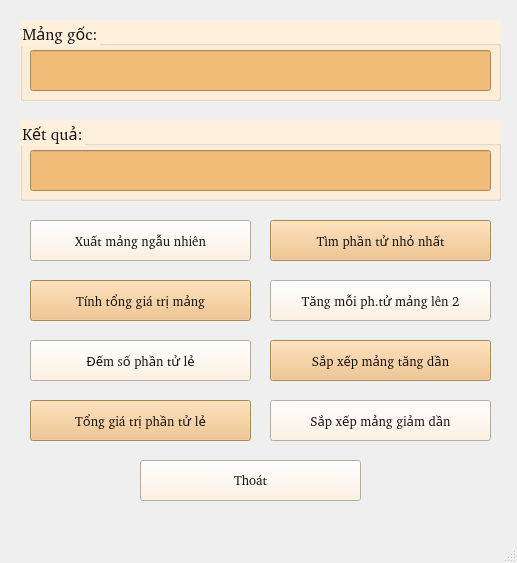
<?xml version="1.0" encoding="UTF-8"?>
<ui version="4.0">
 <class>MainWindow</class>
 <widget class="QMainWindow" name="MainWindow">
  <property name="geometry">
   <rect>
    <x>0</x>
    <y>0</y>
    <width>517</width>
    <height>563</height>
   </rect>
  </property>
  <property name="windowTitle">
   <string>Lâm Thuỳ Dung</string>
  </property>
  <property name="windowIcon">
   <iconset>
    <normaloff>../images/ic_array.png</normaloff>../images/ic_array.png</iconset>
  </property>
  <widget class="QWidget" name="centralwidget">
   <widget class="QGroupBox" name="groupBox">
    <property name="geometry">
     <rect>
      <x>20</x>
      <y>20</y>
      <width>481</width>
      <height>81</height>
     </rect>
    </property>
    <property name="font">
     <font>
      <family>#9Slide03 Arima Madurai ExtraBo</family>
      <pointsize>12</pointsize>
     </font>
    </property>
    <property name="styleSheet">
     <string notr="true">background: rgb(255, 240, 220);
color: rgb(19, 16, 16);</string>
    </property>
    <property name="title">
     <string>Mảng gốc:</string>
    </property>
    <widget class="QLineEdit" name="lineEditMangGoc">
     <property name="geometry">
      <rect>
       <x>10</x>
       <y>30</y>
       <width>461</width>
       <height>41</height>
      </rect>
     </property>
     <property name="font">
      <font>
       <family>#9Slide03 Arima Madurai ExtraBo</family>
       <pointsize>10</pointsize>
      </font>
     </property>
     <property name="styleSheet">
      <string notr="true">background: rgb(240, 187, 120);
color: rgb(19, 16, 16);</string>
     </property>
    </widget>
   </widget>
   <widget class="QGroupBox" name="groupBox_2">
    <property name="geometry">
     <rect>
      <x>20</x>
      <y>120</y>
      <width>481</width>
      <height>81</height>
     </rect>
    </property>
    <property name="font">
     <font>
      <family>#9Slide03 Arima Madurai ExtraBo</family>
      <pointsize>12</pointsize>
     </font>
    </property>
    <property name="styleSheet">
     <string notr="true">background: rgb(255, 240, 220);
color: rgb(19, 16, 16);</string>
    </property>
    <property name="title">
     <string>Kết quả:</string>
    </property>
    <widget class="QLineEdit" name="lineEditKetQua">
     <property name="enabled">
      <bool>false</bool>
     </property>
     <property name="geometry">
      <rect>
       <x>10</x>
       <y>30</y>
       <width>461</width>
       <height>41</height>
      </rect>
     </property>
     <property name="font">
      <font>
       <family>#9Slide03 Arima Madurai ExtraBo</family>
       <pointsize>10</pointsize>
      </font>
     </property>
     <property name="styleSheet">
      <string notr="true">background: rgb(240, 187, 120);
color: rgb(19, 16, 16);</string>
     </property>
    </widget>
   </widget>
   <widget class="QPushButton" name="pushButtonXuatMangNgauNhien">
    <property name="geometry">
     <rect>
      <x>30</x>
      <y>220</y>
      <width>221</width>
      <height>41</height>
     </rect>
    </property>
    <property name="font">
     <font>
      <family>#9Slide03 Arima Madurai ExtraBo</family>
      <pointsize>10</pointsize>
     </font>
    </property>
    <property name="styleSheet">
     <string notr="true">background: rgb(255, 240, 220);
color: rgb(19, 16, 16);</string>
    </property>
    <property name="text">
     <string>Xuất mảng ngẫu nhiên</string>
    </property>
   </widget>
   <widget class="QPushButton" name="pushButtonTimPTNhoNhat">
    <property name="geometry">
     <rect>
      <x>270</x>
      <y>220</y>
      <width>221</width>
      <height>41</height>
     </rect>
    </property>
    <property name="font">
     <font>
      <family>#9Slide03 Arima Madurai ExtraBo</family>
      <pointsize>10</pointsize>
     </font>
    </property>
    <property name="styleSheet">
     <string notr="true">background: rgb(240, 187, 120);
color: rgb(19, 16, 16);</string>
    </property>
    <property name="text">
     <string>Tìm phần tử nhỏ nhất</string>
    </property>
   </widget>
   <widget class="QPushButton" name="pushButtonTinhTongMang">
    <property name="geometry">
     <rect>
      <x>30</x>
      <y>280</y>
      <width>221</width>
      <height>41</height>
     </rect>
    </property>
    <property name="font">
     <font>
      <family>#9Slide03 Arima Madurai ExtraBo</family>
      <pointsize>10</pointsize>
     </font>
    </property>
    <property name="styleSheet">
     <string notr="true">background: rgb(240, 187, 120);
color: rgb(19, 16, 16);</string>
    </property>
    <property name="text">
     <string>Tính tổng giá trị mảng</string>
    </property>
   </widget>
   <widget class="QPushButton" name="pushButtonTangPT2">
    <property name="geometry">
     <rect>
      <x>270</x>
      <y>280</y>
      <width>221</width>
      <height>41</height>
     </rect>
    </property>
    <property name="font">
     <font>
      <family>#9Slide03 Arima Madurai ExtraBo</family>
      <pointsize>10</pointsize>
     </font>
    </property>
    <property name="styleSheet">
     <string notr="true">background: rgb(255, 240, 220);
color: rgb(19, 16, 16);</string>
    </property>
    <property name="text">
     <string>Tăng mỗi ph.tử mảng lên 2</string>
    </property>
   </widget>
   <widget class="QPushButton" name="pushButtonSXMangGiamDan">
    <property name="geometry">
     <rect>
      <x>270</x>
      <y>400</y>
      <width>221</width>
      <height>41</height>
     </rect>
    </property>
    <property name="font">
     <font>
      <family>#9Slide03 Arima Madurai ExtraBo</family>
      <pointsize>10</pointsize>
     </font>
    </property>
    <property name="styleSheet">
     <string notr="true">background: rgb(255, 240, 220);
color: rgb(19, 16, 16);</string>
    </property>
    <property name="text">
     <string>Sắp xếp mảng giảm dần</string>
    </property>
   </widget>
   <widget class="QPushButton" name="pushButtonSXMangTangDan">
    <property name="geometry">
     <rect>
      <x>270</x>
      <y>340</y>
      <width>221</width>
      <height>41</height>
     </rect>
    </property>
    <property name="font">
     <font>
      <family>#9Slide03 Arima Madurai ExtraBo</family>
      <pointsize>10</pointsize>
     </font>
    </property>
    <property name="styleSheet">
     <string notr="true">background: rgb(240, 187, 120);
color: rgb(19, 16, 16);</string>
    </property>
    <property name="text">
     <string>Sắp xếp mảng tăng dần</string>
    </property>
   </widget>
   <widget class="QPushButton" name="pushButtonTongPTLe">
    <property name="geometry">
     <rect>
      <x>30</x>
      <y>400</y>
      <width>221</width>
      <height>41</height>
     </rect>
    </property>
    <property name="font">
     <font>
      <family>#9Slide03 Arima Madurai ExtraBo</family>
      <pointsize>10</pointsize>
     </font>
    </property>
    <property name="styleSheet">
     <string notr="true">background: rgb(240, 187, 120);
color: rgb(19, 16, 16);</string>
    </property>
    <property name="text">
     <string>Tổng giá trị phần tử lẻ</string>
    </property>
   </widget>
   <widget class="QPushButton" name="pushButtonDemPTLe">
    <property name="geometry">
     <rect>
      <x>30</x>
      <y>340</y>
      <width>221</width>
      <height>41</height>
     </rect>
    </property>
    <property name="font">
     <font>
      <family>#9Slide03 Arima Madurai ExtraBo</family>
      <pointsize>10</pointsize>
     </font>
    </property>
    <property name="styleSheet">
     <string notr="true">background: rgb(255, 240, 220);
color: rgb(19, 16, 16);</string>
    </property>
    <property name="text">
     <string>Đếm số phần tử lẻ</string>
    </property>
   </widget>
   <widget class="QPushButton" name="pushButtonThoat">
    <property name="geometry">
     <rect>
      <x>140</x>
      <y>460</y>
      <width>221</width>
      <height>41</height>
     </rect>
    </property>
    <property name="font">
     <font>
      <family>#9Slide03 Arima Madurai ExtraBo</family>
      <pointsize>10</pointsize>
     </font>
    </property>
    <property name="styleSheet">
     <string notr="true">background: rgb(255, 240, 220);
color: rgb(19, 16, 16);</string>
    </property>
    <property name="text">
     <string>Thoát</string>
    </property>
    <property name="icon">
     <iconset>
      <normaloff>../images/ic_thoat.png</normaloff>../images/ic_thoat.png</iconset>
    </property>
    <property name="iconSize">
     <size>
      <width>24</width>
      <height>24</height>
     </size>
    </property>
   </widget>
  </widget>
  <widget class="QMenuBar" name="menubar">
   <property name="geometry">
    <rect>
     <x>0</x>
     <y>0</y>
     <width>517</width>
     <height>25</height>
    </rect>
   </property>
  </widget>
  <widget class="QStatusBar" name="statusbar"/>
 </widget>
 <resources/>
 <connections/>
</ui>
